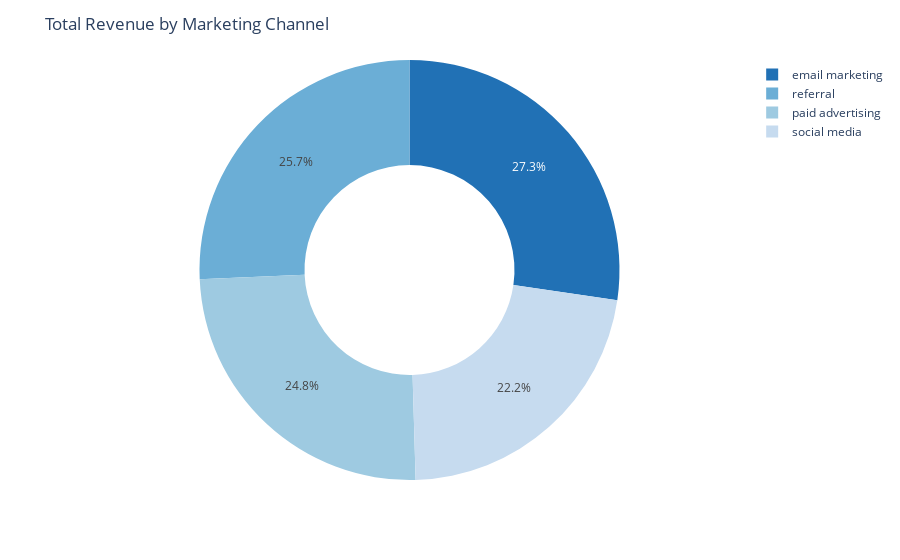

Notebook cell for this chart:
### Code cell
# Define your DataFrame
df = pd.DataFrame({
    'channel': ['email marketing', 'referral', 'paid advertising', 'social media'],
    'revenue': [604706, 569552, 548396, 492667],
    'Color': ['#2171b5','#6baed6', '#9ecae1','#c6dbef']  # Custom colors
})

# Use the same column name for 'names' and color mapping
fig = px.pie(df,
             names='channel',
             values='revenue',
             color='channel',
             hole = 0.5,
             color_discrete_map={
                 row['channel']: row['Color'] for _, row in df.iterrows()
             })

fig.update_layout(title='Total Revenue by Marketing Channel')
fig.show()

### Figure 1 — Plotly figure (JSON) as saved in the notebook; plotly's stock layout.template omitted (floating-point values rounded to 4 significant figures)
{"data": [{"customdata": [["email marketing"], ["referral"], ["paid advertising"], ["social media"]], "domain": {"x": [0, 1], "y": [0, 1]}, "hole": 0.5, "hovertemplate": "channel=%{customdata[0]}<br>revenue=%{value}<extra></extra>", "labels": ["email marketing", "referral", "paid advertising", "social media"], "legendgroup": "", "marker": {"colors": ["#2171b5", "#6baed6", "#9ecae1", "#c6dbef"]}, "name": "", "showlegend": true, "type": "pie", "values": [604706, 569552, 548396, 492667]}], "layout": {"autosize": true, "legend": {"tracegroupgap": 0}, "margin": {"t": 60}, "title": {"text": "Total Revenue by Marketing Channel"}}}
